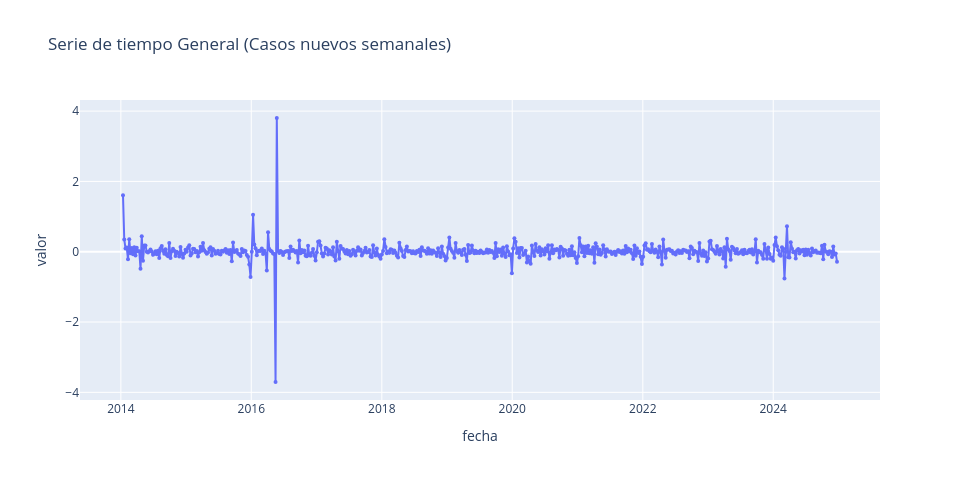

The cell this chart's notebook holds for it:
### Markdown cell above
* Se realiza un diferenciación a la serie logarítmica para lograr estacionaridad y poder trabajar con otros modelos clásicos.

### Code cell
df_log_diff = df_log.copy()
df_diff1 = df_log_diff.set_index('fecha').diff().dropna().reset_index()

x= 'fecha'
y= 'valor'
title = 'Serie de tiempo General (Casos nuevos semanales)'
# Gráfica de línea con plotly / seaborn según selección del usuario
func.plot_timeseries(df_diff1, x=x, y=y, title=title, plotly_engine=USE_PLOTLY)

### Figure 1 — Plotly figure (JSON) as saved in the notebook; plotly's stock layout.template omitted (floating-point values rounded to 4 significant figures; data arrays with more than 128 entries replaced by an {"elided": "..."} marker saying what was removed)
{"data": [{"customdata": {"elided": "572x1 int values"}, "hovertemplate": "fecha=%{x}<br>valor=%{y}<br>semana=%{customdata[0]}<extra></extra>", "legendgroup": "", "line": {"color": "#636efa", "dash": "solid"}, "marker": {"size": 4, "symbol": "circle"}, "mode": "lines+markers", "name": "", "orientation": "v", "showlegend": false, "type": "scatter", "x": {"elided": "572 str values"}, "xaxis": "x", "y": {"elided": "572 float values"}, "yaxis": "y"}], "layout": {"height": 480, "legend": {"tracegroupgap": 0}, "title": {"text": "Serie de tiempo General (Casos nuevos semanales)"}, "width": 960, "xaxis": {"anchor": "y", "domain": [0, 1], "title": {"text": "fecha"}}, "yaxis": {"anchor": "x", "domain": [0, 1], "title": {"text": "valor"}}}}
